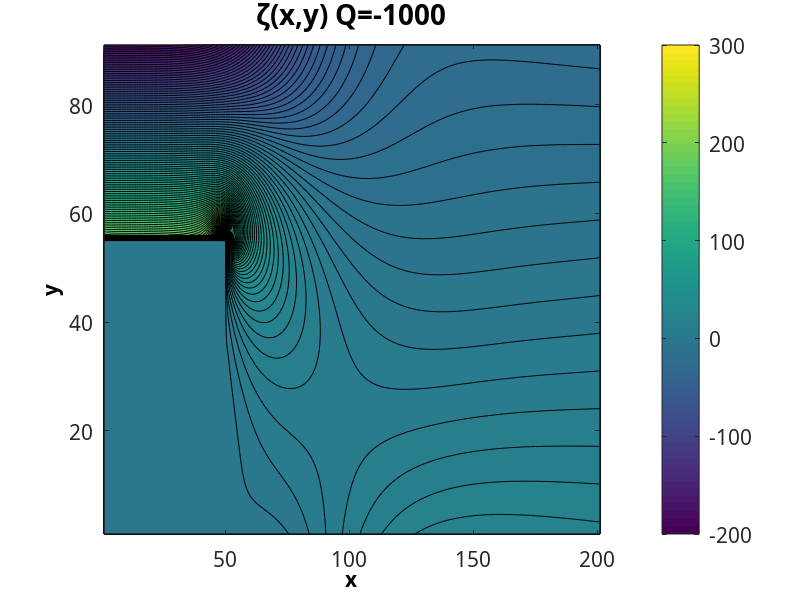
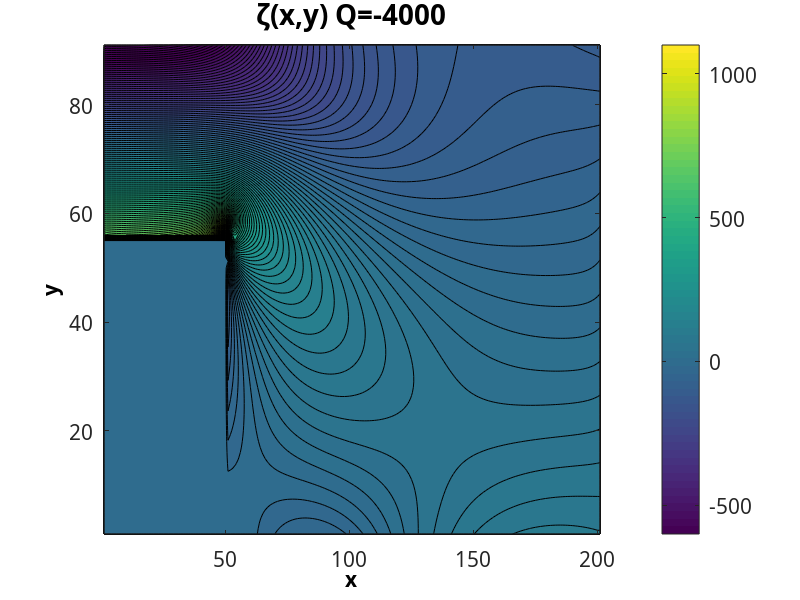

Reproduce these figures in MATLAB, in order.
set(0,'DefaultAxesFontSize',15,'DefaultAxesFontName','Arial Cyr');

% matrix_g1 = load('psiQ-1000.txt');
% contourf( matrix_g1' ,400);
% caxis([-55 -50]);
% colorbar;
% title('\psi(x,y) Q=-1000','FontSize', 20);
% xlabel('x','FontSize', 15, 'Color', 'k', 'FontWeight', 'bold');
% ylabel('y','FontSize', 15, 'Color', 'k', 'FontWeight', 'bold');

% figure;
matrix_g1 = load('dzetaQ-1000.txt');
contourf( matrix_g1',200);
colorbar;
caxis([-200 300]);
title('\zeta(x,y) Q=-1000','FontSize', 20);
xlabel('x','FontSize', 15, 'Color', 'k', 'FontWeight', 'bold') 
ylabel('y','FontSize', 15, 'Color', 'k', 'FontWeight', 'bold')

% figure;
% matrix_g1 = load('uQ-1000.txt');
% mapa = pcolor(matrix_g1');
% set(mapa, 'EdgeColor', 'none');
% colorbar;
% caxis([-2 16]);
% title('u(x,y) Q=-1000','FontSize', 20);
% xlabel('x','FontSize', 15, 'Color', 'k', 'FontWeight', 'bold') 
% ylabel('y','FontSize', 15, 'Color', 'k', 'FontWeight', 'bold')


% figure;
% matrix_g1 = load('vQ-1000.txt');
% mapa = pcolor(matrix_g1');
% set(mapa, 'EdgeColor', 'none');
% colorbar;
% caxis([-6 1]);
% title('v(x,y) Q=-1000','FontSize', 20);
% xlabel('x','FontSize', 15, 'Color', 'k', 'FontWeight', 'bold') 
% ylabel('y','FontSize', 15, 'Color', 'k', 'FontWeight', 'bold')

% matrix_g1 = load('psiQ-4000.txt');
% contourf( matrix_g1' ,400);
% colorbar; 
% caxis([-218 -202]);
% title('\psi(x,y) Q=-4000','FontSize', 20);
% xlabel('x','FontSize', 15, 'Color', 'k', 'FontWeight', 'bold') 
% ylabel('y','FontSize', 15, 'Color', 'k', 'FontWeight', 'bold')
% 
figure;
matrix_g1 = load('dzetaQ-4000.txt');
contourf( matrix_g1' ,200);
colorbar; 
caxis([-600 1100]);
title('\zeta(x,y) Q=-4000','FontSize', 20);
xlabel('x','FontSize', 15, 'Color', 'k', 'FontWeight', 'bold') 
ylabel('y','FontSize', 15, 'Color', 'k', 'FontWeight', 'bold')



% figure;
% matrix_g1 = load('uQ-4000.txt');
% mapa = pcolor(matrix_g1');
% set(mapa, 'EdgeColor', 'none');
% colorbar;
% caxis([-10 70]);
% title('u(x,y) Q=-4000','FontSize', 20);
% xlabel('x','FontSize', 15, 'Color', 'k', 'FontWeight', 'bold') 
% ylabel('y','FontSize', 15, 'Color', 'k', 'FontWeight', 'bold')


% figure;
% matrix_g1 = load('vQ-4000.txt');
% mapa = pcolor(matrix_g1');
% set(mapa, 'EdgeColor', 'none');
% colorbar;
% caxis([-14 4]);
% title('v(x,y) Q=-4000','FontSize', 20);
% xlabel('x','FontSize', 15, 'Color', 'k', 'FontWeight', 'bold') 
% ylabel('y','FontSize', 15, 'Color', 'k', 'FontWeight', 'bold')



% figure;
% matrix_g1 = load('psiQ4000.txt');
% figure;
% contourf( matrix_g1' ,500);
% colorbar; 
% caxis([202 220]);
% title('\psi(x,y) Q=4000','FontSize', 20);
% xlabel('x','FontSize', 15, 'Color', 'k', 'FontWeight', 'bold') 
% ylabel('y','FontSize', 15, 'Color', 'k', 'FontWeight', 'bold')

% matrix_g1 = load('dzetaQ4000.txt');
% figure;
% contour( matrix_g1' ,200);
% colorbar;
% caxis([-500 1300])
% title('\zeta(x,y) Q=4000','FontSize', 20);
% xlabel('x','FontSize', 15, 'Color', 'k', 'FontWeight', 'bold') 
% ylabel('y','FontSize', 15, 'Color', 'k', 'FontWeight', 'bold')



% figure;
% matrix_g1 = load('uQ4000.txt');
% mapa = pcolor(matrix_g1');
% set(mapa, 'EdgeColor', 'none');
% colorbar;
% caxis([-70 10])
% title('u(x,y) Q=4000','FontSize', 20);
% xlabel('x','FontSize', 15, 'Color', 'k', 'FontWeight', 'bold') 
% ylabel('y','FontSize', 15, 'Color', 'k', 'FontWeight', 'bold')
% 
% 

% figure;
% matrix_g1 = load('vQ4000.txt');
% mapa = pcolor(matrix_g1');
% set(mapa, 'EdgeColor', 'none');
% colorbar;
% caxis([-4 15])
% title('v(x,y) Q=4000','FontSize', 20);
% xlabel('x','FontSize', 15, 'Color', 'k', 'FontWeight', 'bold') 
% ylabel('y','FontSize', 15, 'Color', 'k', 'FontWeight', 'bold')

